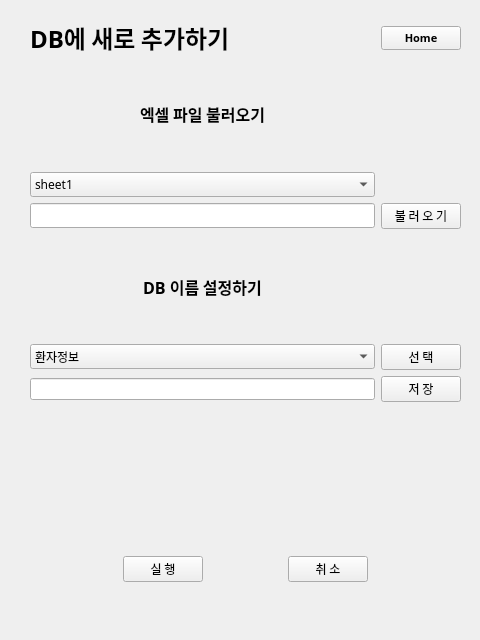
<?xml version="1.0" encoding="UTF-8"?>
<ui version="4.0">
 <class>Form</class>
 <widget class="QWidget" name="Form">
  <property name="geometry">
   <rect>
    <x>0</x>
    <y>0</y>
    <width>480</width>
    <height>640</height>
   </rect>
  </property>
  <property name="windowTitle">
   <string>Form</string>
  </property>
  <widget class="QWidget" name="layoutWidget">
   <property name="geometry">
    <rect>
     <x>30</x>
     <y>20</y>
     <width>431</width>
     <height>601</height>
    </rect>
   </property>
   <layout class="QGridLayout" name="gridLayout_3">
    <item row="7" column="0">
     <widget class="QLineEdit" name="add_lineEdit2"/>
    </item>
    <item row="3" column="0">
     <widget class="QComboBox" name="add_com1">
      <property name="font">
       <font>
        <family>나눔스퀘어라운드 Regular</family>
       </font>
      </property>
      <item>
       <property name="text">
        <string>sheet1</string>
       </property>
      </item>
      <item>
       <property name="text">
        <string>sheet2</string>
       </property>
      </item>
     </widget>
    </item>
    <item row="8" column="0" colspan="2">
     <widget class="QLabel" name="add_lbl">
      <property name="font">
       <font>
        <family>나눔스퀘어라운드 Regular</family>
       </font>
      </property>
      <property name="text">
       <string/>
      </property>
     </widget>
    </item>
    <item row="5" column="0">
     <widget class="QLabel" name="lbl1_8">
      <property name="enabled">
       <bool>true</bool>
      </property>
      <property name="font">
       <font>
        <family>나눔스퀘어라운드 Bold</family>
        <pointsize>12</pointsize>
        <weight>75</weight>
        <bold>true</bold>
       </font>
      </property>
      <property name="text">
       <string>DB 이름 설정하기</string>
      </property>
      <property name="alignment">
       <set>Qt::AlignCenter</set>
      </property>
     </widget>
    </item>
    <item row="6" column="0">
     <widget class="QComboBox" name="add_com2">
      <property name="font">
       <font>
        <family>나눔스퀘어라운드 Regular</family>
       </font>
      </property>
      <item>
       <property name="text">
        <string>환자정보</string>
       </property>
      </item>
      <item>
       <property name="text">
        <string>진단</string>
       </property>
      </item>
      <item>
       <property name="text">
        <string>수술</string>
       </property>
      </item>
      <item>
       <property name="text">
        <string>혈액검사</string>
       </property>
      </item>
      <item>
       <property name="text">
        <string>간호기록</string>
       </property>
      </item>
      <item>
       <property name="text">
        <string>조직검사</string>
       </property>
      </item>
      <item>
       <property name="text">
        <string>마취기록</string>
       </property>
      </item>
      <item>
       <property name="text">
        <string>미생물</string>
       </property>
      </item>
      <item>
       <property name="text">
        <string>영상검사</string>
       </property>
      </item>
      <item>
       <property name="text">
        <string>수술기록지</string>
       </property>
      </item>
      <item>
       <property name="text">
        <string>내시경검사</string>
       </property>
      </item>
      <item>
       <property name="text">
        <string>항암제</string>
       </property>
      </item>
      <item>
       <property name="text">
        <string>외래초진</string>
       </property>
      </item>
      <item>
       <property name="text">
        <string>ASA</string>
       </property>
      </item>
     </widget>
    </item>
    <item row="9" column="0" colspan="2">
     <layout class="QHBoxLayout" name="horizontalLayout_6">
      <item>
       <widget class="QLabel" name="label_10">
        <property name="text">
         <string/>
        </property>
       </widget>
      </item>
      <item>
       <spacer name="horizontalSpacer_2">
        <property name="orientation">
         <enum>Qt::Horizontal</enum>
        </property>
        <property name="sizeHint" stdset="0">
         <size>
          <width>40</width>
          <height>20</height>
         </size>
        </property>
       </spacer>
      </item>
      <item>
       <widget class="QPushButton" name="add_startbtn">
        <property name="font">
         <font>
          <family>나눔스퀘어라운드 Regular</family>
         </font>
        </property>
        <property name="text">
         <string>실 행</string>
        </property>
       </widget>
      </item>
      <item>
       <spacer name="horizontalSpacer">
        <property name="orientation">
         <enum>Qt::Horizontal</enum>
        </property>
        <property name="sizeHint" stdset="0">
         <size>
          <width>40</width>
          <height>20</height>
         </size>
        </property>
       </spacer>
      </item>
      <item>
       <widget class="QPushButton" name="add_closebtn">
        <property name="font">
         <font>
          <family>나눔스퀘어라운드 Regular</family>
         </font>
        </property>
        <property name="text">
         <string>취 소</string>
        </property>
       </widget>
      </item>
      <item>
       <spacer name="horizontalSpacer_3">
        <property name="orientation">
         <enum>Qt::Horizontal</enum>
        </property>
        <property name="sizeHint" stdset="0">
         <size>
          <width>40</width>
          <height>20</height>
         </size>
        </property>
       </spacer>
      </item>
      <item>
       <widget class="QLabel" name="label_11">
        <property name="text">
         <string/>
        </property>
       </widget>
      </item>
     </layout>
    </item>
    <item row="6" column="1">
     <widget class="QPushButton" name="add_btn2">
      <property name="font">
       <font>
        <family>나눔스퀘어라운드 Regular</family>
       </font>
      </property>
      <property name="text">
       <string>선 택</string>
      </property>
     </widget>
    </item>
    <item row="4" column="0">
     <widget class="QLineEdit" name="add_lineEdit1">
      <property name="font">
       <font>
        <family>나눔스퀘어라운드 Regular</family>
       </font>
      </property>
     </widget>
    </item>
    <item row="2" column="0">
     <widget class="QLabel" name="lbl1_9">
      <property name="enabled">
       <bool>true</bool>
      </property>
      <property name="font">
       <font>
        <family>나눔스퀘어라운드 Bold</family>
        <pointsize>12</pointsize>
        <weight>75</weight>
        <bold>true</bold>
       </font>
      </property>
      <property name="text">
       <string>엑셀 파일 불러오기</string>
      </property>
      <property name="alignment">
       <set>Qt::AlignCenter</set>
      </property>
     </widget>
    </item>
    <item row="7" column="1">
     <widget class="QPushButton" name="add_btn3">
      <property name="font">
       <font>
        <family>나눔스퀘어라운드 Regular</family>
       </font>
      </property>
      <property name="text">
       <string>저 장</string>
      </property>
     </widget>
    </item>
    <item row="4" column="1">
     <widget class="QPushButton" name="add_btn1">
      <property name="font">
       <font>
        <family>나눔스퀘어라운드 Regular</family>
       </font>
      </property>
      <property name="text">
       <string>불 러 오 기</string>
      </property>
     </widget>
    </item>
    <item row="0" column="0">
     <widget class="QLabel" name="label">
      <property name="font">
       <font>
        <family>나눔스퀘어라운드 ExtraBold</family>
        <pointsize>18</pointsize>
        <weight>75</weight>
        <italic>false</italic>
        <bold>true</bold>
        <underline>false</underline>
       </font>
      </property>
      <property name="text">
       <string>DB에 새로 추가하기</string>
      </property>
     </widget>
    </item>
    <item row="0" column="1">
     <widget class="QPushButton" name="homebtn">
      <property name="font">
       <font>
        <family>나눔스퀘어라운드 Bold</family>
        <pointsize>8</pointsize>
        <weight>75</weight>
        <bold>true</bold>
       </font>
      </property>
      <property name="text">
       <string>Home</string>
      </property>
     </widget>
    </item>
   </layout>
  </widget>
 </widget>
 <resources/>
 <connections/>
</ui>
